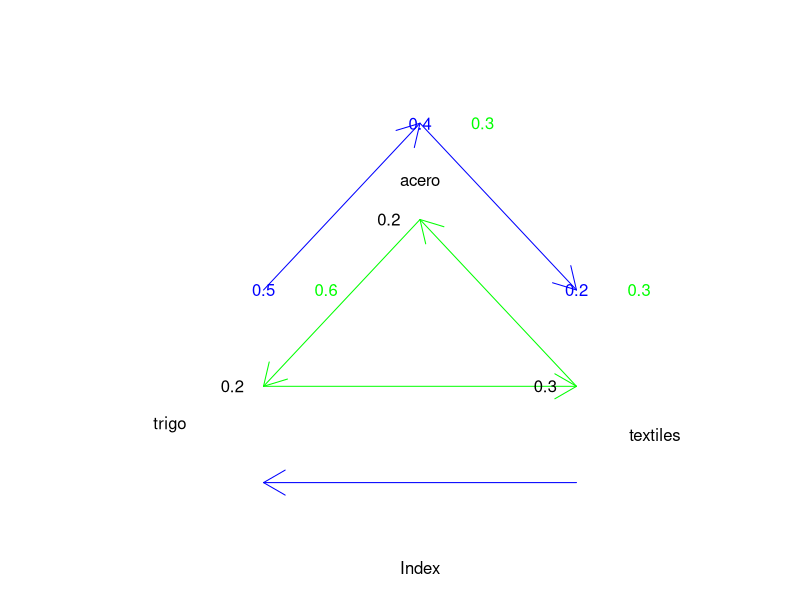
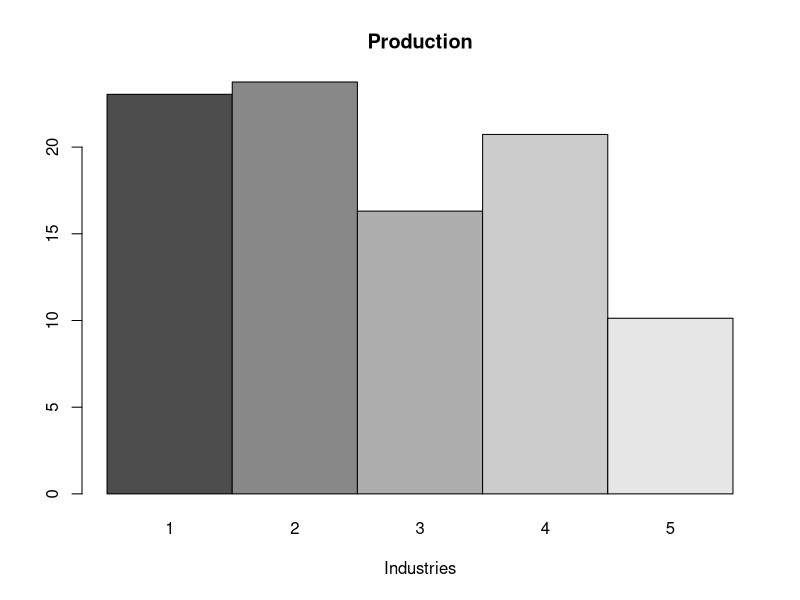
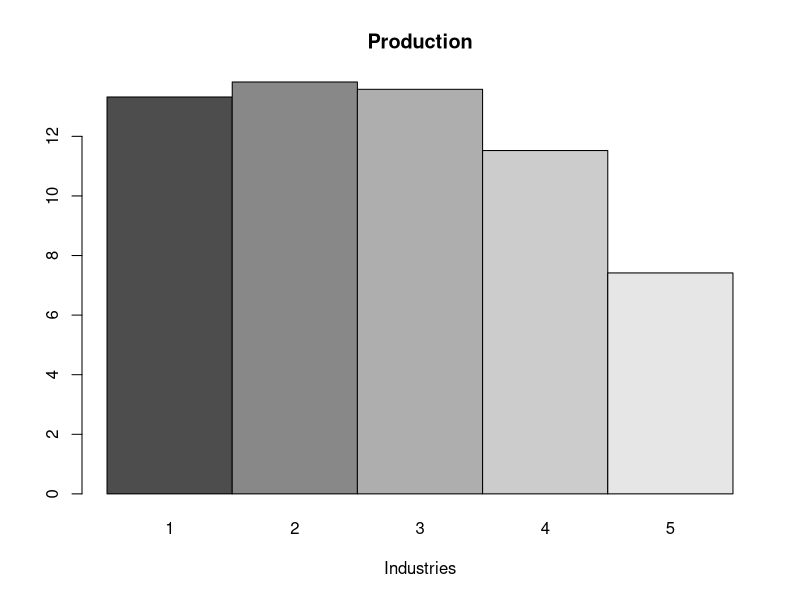
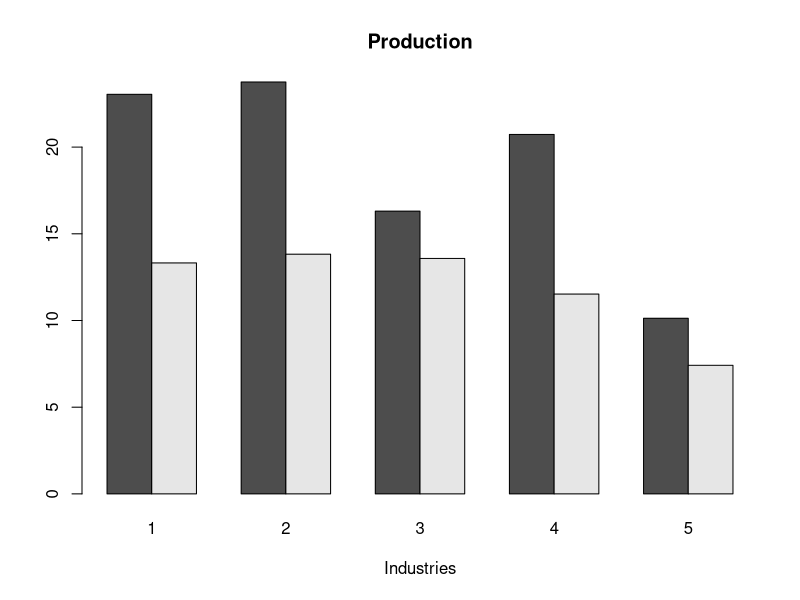
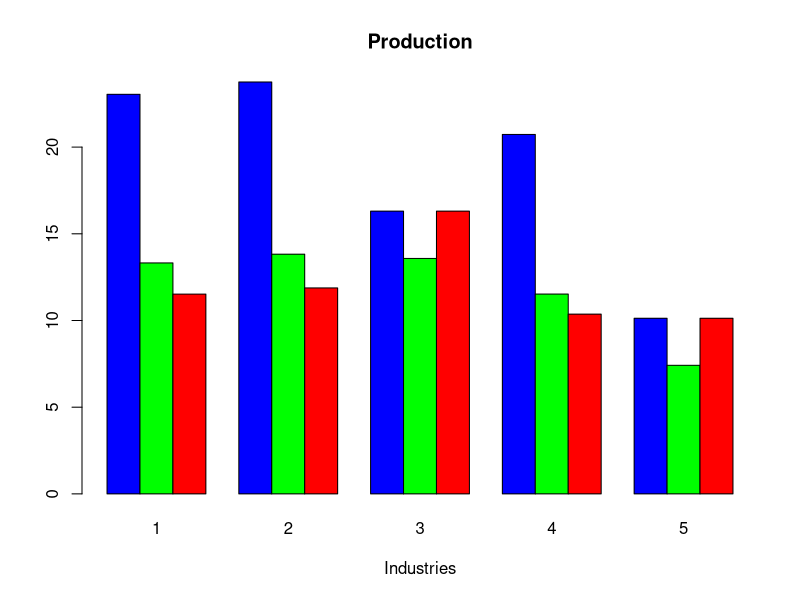

The R source for these figures, in order:
#Analisis de Matriz insumo producto. Básico:
##lección: https://www.youtube.com/watch?v=1p3Xlo5hqys


#Una economía cerrada ilustrada por:

C = cbind(c(0.2, 0.3, 0.5), c(0.4, 0.3, 0.3), c(0.6, 0.2, 0.2))

#rename filas y columnas

rownames(C, do.NULL = T, prefix = "row")
rownames(C)<-c("trigo", "textiles", "acero")
colnames(C, do.NULL = T, prefix = "col")
colnames(C)<-c("trigo", "textiles", "acero")



plot(NULL, xlim = c(-1,3), ylim=c(-1,3), ylab="", axes = F)


I1 <-c(0,0);#trigo 
I2<-c(2,0); #textiles
I3<-c(1,2*sin(pi/3))#acero


text(I1[1]-0.6, I1[2]-0.4, "trigo")
text(I2[1]+0.5, I2[2]-0.5, "textiles")
text(I3[1], I3[2]+0.4, "acero")


arrows(I1[1], I1[2],I2[1], I2[2], col = "green")
arrows(I2[1], I2[2],I3[1], I3[2], col = "green")
arrows(I3[1], I3[2],I1[1], I1[2], col = "green")

arrows(I2[1], I2[2]-1,I1[1], I1[2]-1, col = "blue")
arrows(I3[1], I3[2]+1,I2[1], I2[2]+1, col = "blue")
arrows(I1[1], I1[2]+1,I3[1], I3[2]+1, col = "blue")


##Consumo de si mismo
text(I1[1]-0.2,I1[2], C[1,1])
text(I2[1]-0.2,I2[2], C[2,2])
text(I3[1]-0.2,I3[2], C[3,3])


##Consumo de otros
#trigo
text(I1[1], I1[2]+1, C[3,1], col = "blue")
text(I1[1]+0.4, I1[2]+1, C[1,3], col = "green")

text(I2[1], I2[2]+1, C[2,3], col = "blue")
text(I2[1]+0.4, I2[2]+1, C[3,2], col = "green")


text(I3[1], I3[2]+1, C[1,2], col = "blue")
text(I3[1]+0.4, I3[2]+1, C[2,1], col = "green")

eigen(C)$values
library(tidyverse)

eigenvectors<-eigen(C)$vectors
steady_state<-eigenvectors[,1]


generateOpen<-function(t){
  m = NULL
  for(i in 1:t){
      m = cbind(m, c(runif(t, min = 0, max = (1/t))))
    
  }
  return(m)
}

#Generando matriz 5x5
C<-generateOpen(5)

#Generando demanda externa

D<-100*generateOpen(5)[,1];D

p<-solve(diag(5)-C)%*%D;p

barplot(p, main = "Production", beside =T, xlab= "Industries",
        names.arg=c("1","2","3","4","5"))


?barplot()
#Ok ahora que pasa si la demanda extera de 1, 2 y 4 se corta al medio

newp<-solve(diag(5)-C)%*%(D*c(0.5,0.5,1,0.5,1));newp
barplot(newp, main = "Production", beside =T, xlab= "Industries",
        names.arg=c("1","2","3","4","5"))

counts<-cbind(p, newp)
t<-t(counts)
barplot(t, main = "Production", beside =T, xlab= "Industries",
        names.arg=c("1","2","3","4","5"))
#Si solo hubieramos solo a la mitad sin resolver, es decir, sin tener en cuenta la interralcion de insump producto

halvedp<-p*c(0.5,0.5,1,0.5,1)
counts<-cbind(p, newp,halvedp)
t<-t(counts)
barplot(t, main = "Production", beside =T, xlab= "Industries",
        col=c("blue", "green","red"),
        names.arg=c("1","2","3","4","5"))


pminor<-function(A, i) det( A[1:i,1:i] )

hawkinsimmons<-function(A,x){
  if(A[1,1]<0){
    return(F)
  }
  for(i in 2:x){
    if(pminor(A,i)<0){
      return(F)
    }
  }
  return(T)
}
hawkinsimmons(diag(5)-C,5)
